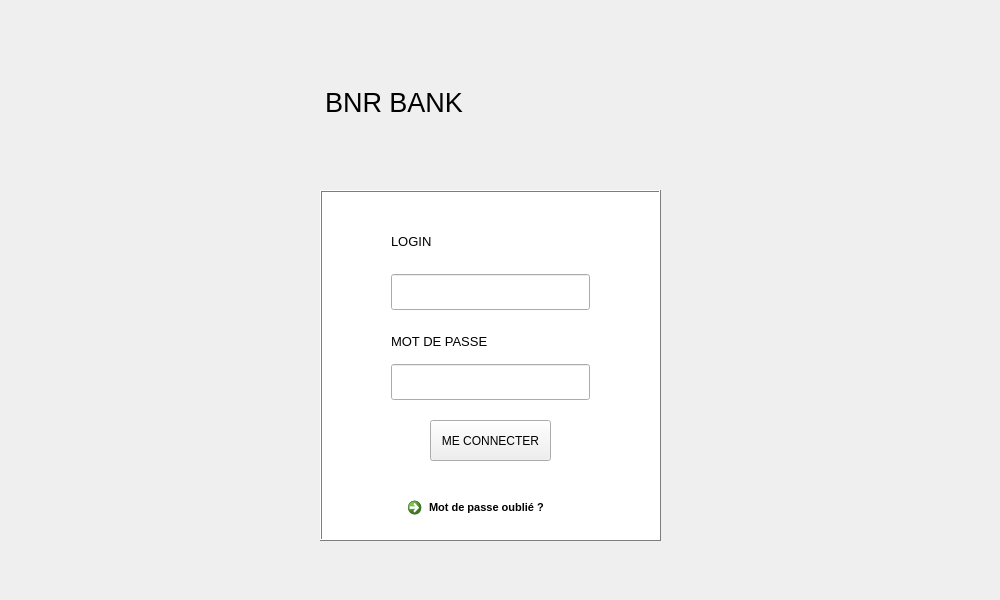
<?xml version="1.0" encoding="UTF-8"?>
<ui version="4.0">
 <class>connection</class>
 <widget class="QDialog" name="connection">
  <property name="geometry">
   <rect>
    <x>0</x>
    <y>0</y>
    <width>1000</width>
    <height>600</height>
   </rect>
  </property>
  <property name="windowTitle">
   <string>Dialog</string>
  </property>
  <widget class="QGraphicsView" name="bg_connexion">
   <property name="geometry">
    <rect>
     <x>320</x>
     <y>190</y>
     <width>341</width>
     <height>351</height>
    </rect>
   </property>
   <property name="palette">
    <palette>
     <active>
      <colorrole role="WindowText">
       <brush brushstyle="SolidPattern">
        <color alpha="255">
         <red>0</red>
         <green>0</green>
         <blue>0</blue>
        </color>
       </brush>
      </colorrole>
      <colorrole role="Button">
       <brush brushstyle="SolidPattern">
        <color alpha="255">
         <red>250</red>
         <green>250</green>
         <blue>255</blue>
        </color>
       </brush>
      </colorrole>
      <colorrole role="Light">
       <brush brushstyle="SolidPattern">
        <color alpha="255">
         <red>255</red>
         <green>255</green>
         <blue>255</blue>
        </color>
       </brush>
      </colorrole>
      <colorrole role="Midlight">
       <brush brushstyle="SolidPattern">
        <color alpha="255">
         <red>252</red>
         <green>252</green>
         <blue>255</blue>
        </color>
       </brush>
      </colorrole>
      <colorrole role="Dark">
       <brush brushstyle="SolidPattern">
        <color alpha="255">
         <red>125</red>
         <green>125</green>
         <blue>127</blue>
        </color>
       </brush>
      </colorrole>
      <colorrole role="Mid">
       <brush brushstyle="SolidPattern">
        <color alpha="255">
         <red>167</red>
         <green>167</green>
         <blue>170</blue>
        </color>
       </brush>
      </colorrole>
      <colorrole role="Text">
       <brush brushstyle="SolidPattern">
        <color alpha="255">
         <red>0</red>
         <green>0</green>
         <blue>0</blue>
        </color>
       </brush>
      </colorrole>
      <colorrole role="BrightText">
       <brush brushstyle="SolidPattern">
        <color alpha="255">
         <red>255</red>
         <green>255</green>
         <blue>255</blue>
        </color>
       </brush>
      </colorrole>
      <colorrole role="ButtonText">
       <brush brushstyle="SolidPattern">
        <color alpha="255">
         <red>0</red>
         <green>0</green>
         <blue>0</blue>
        </color>
       </brush>
      </colorrole>
      <colorrole role="Base">
       <brush brushstyle="SolidPattern">
        <color alpha="255">
         <red>255</red>
         <green>255</green>
         <blue>255</blue>
        </color>
       </brush>
      </colorrole>
      <colorrole role="Window">
       <brush brushstyle="SolidPattern">
        <color alpha="255">
         <red>250</red>
         <green>250</green>
         <blue>255</blue>
        </color>
       </brush>
      </colorrole>
      <colorrole role="Shadow">
       <brush brushstyle="SolidPattern">
        <color alpha="255">
         <red>0</red>
         <green>0</green>
         <blue>0</blue>
        </color>
       </brush>
      </colorrole>
      <colorrole role="AlternateBase">
       <brush brushstyle="SolidPattern">
        <color alpha="255">
         <red>252</red>
         <green>252</green>
         <blue>255</blue>
        </color>
       </brush>
      </colorrole>
      <colorrole role="ToolTipBase">
       <brush brushstyle="SolidPattern">
        <color alpha="255">
         <red>255</red>
         <green>255</green>
         <blue>220</blue>
        </color>
       </brush>
      </colorrole>
      <colorrole role="ToolTipText">
       <brush brushstyle="SolidPattern">
        <color alpha="255">
         <red>0</red>
         <green>0</green>
         <blue>0</blue>
        </color>
       </brush>
      </colorrole>
      <colorrole role="PlaceholderText">
       <brush brushstyle="SolidPattern">
        <color alpha="128">
         <red>0</red>
         <green>0</green>
         <blue>0</blue>
        </color>
       </brush>
      </colorrole>
     </active>
     <inactive>
      <colorrole role="WindowText">
       <brush brushstyle="SolidPattern">
        <color alpha="255">
         <red>0</red>
         <green>0</green>
         <blue>0</blue>
        </color>
       </brush>
      </colorrole>
      <colorrole role="Button">
       <brush brushstyle="SolidPattern">
        <color alpha="255">
         <red>250</red>
         <green>250</green>
         <blue>255</blue>
        </color>
       </brush>
      </colorrole>
      <colorrole role="Light">
       <brush brushstyle="SolidPattern">
        <color alpha="255">
         <red>255</red>
         <green>255</green>
         <blue>255</blue>
        </color>
       </brush>
      </colorrole>
      <colorrole role="Midlight">
       <brush brushstyle="SolidPattern">
        <color alpha="255">
         <red>252</red>
         <green>252</green>
         <blue>255</blue>
        </color>
       </brush>
      </colorrole>
      <colorrole role="Dark">
       <brush brushstyle="SolidPattern">
        <color alpha="255">
         <red>125</red>
         <green>125</green>
         <blue>127</blue>
        </color>
       </brush>
      </colorrole>
      <colorrole role="Mid">
       <brush brushstyle="SolidPattern">
        <color alpha="255">
         <red>167</red>
         <green>167</green>
         <blue>170</blue>
        </color>
       </brush>
      </colorrole>
      <colorrole role="Text">
       <brush brushstyle="SolidPattern">
        <color alpha="255">
         <red>0</red>
         <green>0</green>
         <blue>0</blue>
        </color>
       </brush>
      </colorrole>
      <colorrole role="BrightText">
       <brush brushstyle="SolidPattern">
        <color alpha="255">
         <red>255</red>
         <green>255</green>
         <blue>255</blue>
        </color>
       </brush>
      </colorrole>
      <colorrole role="ButtonText">
       <brush brushstyle="SolidPattern">
        <color alpha="255">
         <red>0</red>
         <green>0</green>
         <blue>0</blue>
        </color>
       </brush>
      </colorrole>
      <colorrole role="Base">
       <brush brushstyle="SolidPattern">
        <color alpha="255">
         <red>255</red>
         <green>255</green>
         <blue>255</blue>
        </color>
       </brush>
      </colorrole>
      <colorrole role="Window">
       <brush brushstyle="SolidPattern">
        <color alpha="255">
         <red>250</red>
         <green>250</green>
         <blue>255</blue>
        </color>
       </brush>
      </colorrole>
      <colorrole role="Shadow">
       <brush brushstyle="SolidPattern">
        <color alpha="255">
         <red>0</red>
         <green>0</green>
         <blue>0</blue>
        </color>
       </brush>
      </colorrole>
      <colorrole role="AlternateBase">
       <brush brushstyle="SolidPattern">
        <color alpha="255">
         <red>252</red>
         <green>252</green>
         <blue>255</blue>
        </color>
       </brush>
      </colorrole>
      <colorrole role="ToolTipBase">
       <brush brushstyle="SolidPattern">
        <color alpha="255">
         <red>255</red>
         <green>255</green>
         <blue>220</blue>
        </color>
       </brush>
      </colorrole>
      <colorrole role="ToolTipText">
       <brush brushstyle="SolidPattern">
        <color alpha="255">
         <red>0</red>
         <green>0</green>
         <blue>0</blue>
        </color>
       </brush>
      </colorrole>
      <colorrole role="PlaceholderText">
       <brush brushstyle="SolidPattern">
        <color alpha="128">
         <red>0</red>
         <green>0</green>
         <blue>0</blue>
        </color>
       </brush>
      </colorrole>
     </inactive>
     <disabled>
      <colorrole role="WindowText">
       <brush brushstyle="SolidPattern">
        <color alpha="255">
         <red>125</red>
         <green>125</green>
         <blue>127</blue>
        </color>
       </brush>
      </colorrole>
      <colorrole role="Button">
       <brush brushstyle="SolidPattern">
        <color alpha="255">
         <red>250</red>
         <green>250</green>
         <blue>255</blue>
        </color>
       </brush>
      </colorrole>
      <colorrole role="Light">
       <brush brushstyle="SolidPattern">
        <color alpha="255">
         <red>255</red>
         <green>255</green>
         <blue>255</blue>
        </color>
       </brush>
      </colorrole>
      <colorrole role="Midlight">
       <brush brushstyle="SolidPattern">
        <color alpha="255">
         <red>252</red>
         <green>252</green>
         <blue>255</blue>
        </color>
       </brush>
      </colorrole>
      <colorrole role="Dark">
       <brush brushstyle="SolidPattern">
        <color alpha="255">
         <red>125</red>
         <green>125</green>
         <blue>127</blue>
        </color>
       </brush>
      </colorrole>
      <colorrole role="Mid">
       <brush brushstyle="SolidPattern">
        <color alpha="255">
         <red>167</red>
         <green>167</green>
         <blue>170</blue>
        </color>
       </brush>
      </colorrole>
      <colorrole role="Text">
       <brush brushstyle="SolidPattern">
        <color alpha="255">
         <red>125</red>
         <green>125</green>
         <blue>127</blue>
        </color>
       </brush>
      </colorrole>
      <colorrole role="BrightText">
       <brush brushstyle="SolidPattern">
        <color alpha="255">
         <red>255</red>
         <green>255</green>
         <blue>255</blue>
        </color>
       </brush>
      </colorrole>
      <colorrole role="ButtonText">
       <brush brushstyle="SolidPattern">
        <color alpha="255">
         <red>125</red>
         <green>125</green>
         <blue>127</blue>
        </color>
       </brush>
      </colorrole>
      <colorrole role="Base">
       <brush brushstyle="SolidPattern">
        <color alpha="255">
         <red>250</red>
         <green>250</green>
         <blue>255</blue>
        </color>
       </brush>
      </colorrole>
      <colorrole role="Window">
       <brush brushstyle="SolidPattern">
        <color alpha="255">
         <red>250</red>
         <green>250</green>
         <blue>255</blue>
        </color>
       </brush>
      </colorrole>
      <colorrole role="Shadow">
       <brush brushstyle="SolidPattern">
        <color alpha="255">
         <red>0</red>
         <green>0</green>
         <blue>0</blue>
        </color>
       </brush>
      </colorrole>
      <colorrole role="AlternateBase">
       <brush brushstyle="SolidPattern">
        <color alpha="255">
         <red>250</red>
         <green>250</green>
         <blue>255</blue>
        </color>
       </brush>
      </colorrole>
      <colorrole role="ToolTipBase">
       <brush brushstyle="SolidPattern">
        <color alpha="255">
         <red>255</red>
         <green>255</green>
         <blue>220</blue>
        </color>
       </brush>
      </colorrole>
      <colorrole role="ToolTipText">
       <brush brushstyle="SolidPattern">
        <color alpha="255">
         <red>0</red>
         <green>0</green>
         <blue>0</blue>
        </color>
       </brush>
      </colorrole>
      <colorrole role="PlaceholderText">
       <brush brushstyle="SolidPattern">
        <color alpha="128">
         <red>0</red>
         <green>0</green>
         <blue>0</blue>
        </color>
       </brush>
      </colorrole>
     </disabled>
    </palette>
   </property>
   <property name="frameShape">
    <enum>QFrame::Box</enum>
   </property>
   <property name="frameShadow">
    <enum>QFrame::Raised</enum>
   </property>
  </widget>
  <widget class="QLabel" name="label">
   <property name="geometry">
    <rect>
     <x>391</x>
     <y>231</y>
     <width>48</width>
     <height>21</height>
    </rect>
   </property>
   <property name="font">
    <font>
     <pointsize>10</pointsize>
    </font>
   </property>
   <property name="text">
    <string>LOGIN</string>
   </property>
  </widget>
  <widget class="QLineEdit" name="pass_input">
   <property name="geometry">
    <rect>
     <x>391</x>
     <y>364</y>
     <width>199</width>
     <height>36</height>
    </rect>
   </property>
   <property name="font">
    <font>
     <pointsize>15</pointsize>
    </font>
   </property>
   <property name="inputMethodHints">
    <set>Qt::ImhHiddenText|Qt::ImhNoAutoUppercase|Qt::ImhNoPredictiveText|Qt::ImhSensitiveData</set>
   </property>
   <property name="text">
    <string/>
   </property>
   <property name="echoMode">
    <enum>QLineEdit::Password</enum>
   </property>
  </widget>
  <widget class="QLabel" name="label_2">
   <property name="geometry">
    <rect>
     <x>391</x>
     <y>331</y>
     <width>115</width>
     <height>21</height>
    </rect>
   </property>
   <property name="font">
    <font>
     <pointsize>10</pointsize>
    </font>
   </property>
   <property name="text">
    <string>MOT DE PASSE</string>
   </property>
  </widget>
  <widget class="QCommandLinkButton" name="pass_oublie_button">
   <property name="geometry">
    <rect>
     <x>400</x>
     <y>490</y>
     <width>187</width>
     <height>41</height>
    </rect>
   </property>
   <property name="font">
    <font>
     <family>Segoe UI</family>
     <pointsize>8</pointsize>
     <kerning>true</kerning>
    </font>
   </property>
   <property name="text">
    <string>Mot de passe oublié ?</string>
   </property>
  </widget>
  <widget class="QLineEdit" name="login_input">
   <property name="geometry">
    <rect>
     <x>391</x>
     <y>274</y>
     <width>199</width>
     <height>36</height>
    </rect>
   </property>
   <property name="font">
    <font>
     <pointsize>15</pointsize>
    </font>
   </property>
  </widget>
  <widget class="QPushButton" name="login_button">
   <property name="geometry">
    <rect>
     <x>430</x>
     <y>420</y>
     <width>121</width>
     <height>41</height>
    </rect>
   </property>
   <property name="font">
    <font>
     <pointsize>9</pointsize>
    </font>
   </property>
   <property name="text">
    <string>ME CONNECTER</string>
   </property>
  </widget>
  <widget class="QLabel" name="instructions">
   <property name="geometry">
    <rect>
     <x>250</x>
     <y>520</y>
     <width>341</width>
     <height>31</height>
    </rect>
   </property>
   <property name="palette">
    <palette>
     <active>
      <colorrole role="WindowText">
       <brush brushstyle="SolidPattern">
        <color alpha="255">
         <red>0</red>
         <green>0</green>
         <blue>0</blue>
        </color>
       </brush>
      </colorrole>
      <colorrole role="Button">
       <brush brushstyle="SolidPattern">
        <color alpha="255">
         <red>255</red>
         <green>255</green>
         <blue>255</blue>
        </color>
       </brush>
      </colorrole>
      <colorrole role="Light">
       <brush brushstyle="SolidPattern">
        <color alpha="255">
         <red>255</red>
         <green>255</green>
         <blue>255</blue>
        </color>
       </brush>
      </colorrole>
      <colorrole role="Midlight">
       <brush brushstyle="SolidPattern">
        <color alpha="255">
         <red>255</red>
         <green>255</green>
         <blue>255</blue>
        </color>
       </brush>
      </colorrole>
      <colorrole role="Dark">
       <brush brushstyle="SolidPattern">
        <color alpha="255">
         <red>127</red>
         <green>127</green>
         <blue>127</blue>
        </color>
       </brush>
      </colorrole>
      <colorrole role="Mid">
       <brush brushstyle="SolidPattern">
        <color alpha="255">
         <red>170</red>
         <green>170</green>
         <blue>170</blue>
        </color>
       </brush>
      </colorrole>
      <colorrole role="Text">
       <brush brushstyle="SolidPattern">
        <color alpha="255">
         <red>0</red>
         <green>0</green>
         <blue>0</blue>
        </color>
       </brush>
      </colorrole>
      <colorrole role="BrightText">
       <brush brushstyle="SolidPattern">
        <color alpha="255">
         <red>255</red>
         <green>255</green>
         <blue>255</blue>
        </color>
       </brush>
      </colorrole>
      <colorrole role="ButtonText">
       <brush brushstyle="SolidPattern">
        <color alpha="255">
         <red>0</red>
         <green>0</green>
         <blue>0</blue>
        </color>
       </brush>
      </colorrole>
      <colorrole role="Base">
       <brush brushstyle="SolidPattern">
        <color alpha="255">
         <red>255</red>
         <green>255</green>
         <blue>255</blue>
        </color>
       </brush>
      </colorrole>
      <colorrole role="Window">
       <brush brushstyle="SolidPattern">
        <color alpha="255">
         <red>255</red>
         <green>255</green>
         <blue>255</blue>
        </color>
       </brush>
      </colorrole>
      <colorrole role="Shadow">
       <brush brushstyle="SolidPattern">
        <color alpha="255">
         <red>0</red>
         <green>0</green>
         <blue>0</blue>
        </color>
       </brush>
      </colorrole>
      <colorrole role="AlternateBase">
       <brush brushstyle="SolidPattern">
        <color alpha="255">
         <red>255</red>
         <green>255</green>
         <blue>255</blue>
        </color>
       </brush>
      </colorrole>
      <colorrole role="ToolTipBase">
       <brush brushstyle="SolidPattern">
        <color alpha="255">
         <red>255</red>
         <green>255</green>
         <blue>220</blue>
        </color>
       </brush>
      </colorrole>
      <colorrole role="ToolTipText">
       <brush brushstyle="SolidPattern">
        <color alpha="255">
         <red>0</red>
         <green>0</green>
         <blue>0</blue>
        </color>
       </brush>
      </colorrole>
      <colorrole role="PlaceholderText">
       <brush brushstyle="SolidPattern">
        <color alpha="128">
         <red>255</red>
         <green>170</green>
         <blue>0</blue>
        </color>
       </brush>
      </colorrole>
     </active>
     <inactive>
      <colorrole role="WindowText">
       <brush brushstyle="SolidPattern">
        <color alpha="255">
         <red>0</red>
         <green>0</green>
         <blue>0</blue>
        </color>
       </brush>
      </colorrole>
      <colorrole role="Button">
       <brush brushstyle="SolidPattern">
        <color alpha="255">
         <red>255</red>
         <green>255</green>
         <blue>255</blue>
        </color>
       </brush>
      </colorrole>
      <colorrole role="Light">
       <brush brushstyle="SolidPattern">
        <color alpha="255">
         <red>255</red>
         <green>255</green>
         <blue>255</blue>
        </color>
       </brush>
      </colorrole>
      <colorrole role="Midlight">
       <brush brushstyle="SolidPattern">
        <color alpha="255">
         <red>255</red>
         <green>255</green>
         <blue>255</blue>
        </color>
       </brush>
      </colorrole>
      <colorrole role="Dark">
       <brush brushstyle="SolidPattern">
        <color alpha="255">
         <red>127</red>
         <green>127</green>
         <blue>127</blue>
        </color>
       </brush>
      </colorrole>
      <colorrole role="Mid">
       <brush brushstyle="SolidPattern">
        <color alpha="255">
         <red>170</red>
         <green>170</green>
         <blue>170</blue>
        </color>
       </brush>
      </colorrole>
      <colorrole role="Text">
       <brush brushstyle="SolidPattern">
        <color alpha="255">
         <red>0</red>
         <green>0</green>
         <blue>0</blue>
        </color>
       </brush>
      </colorrole>
      <colorrole role="BrightText">
       <brush brushstyle="SolidPattern">
        <color alpha="255">
         <red>255</red>
         <green>255</green>
         <blue>255</blue>
        </color>
       </brush>
      </colorrole>
      <colorrole role="ButtonText">
       <brush brushstyle="SolidPattern">
        <color alpha="255">
         <red>0</red>
         <green>0</green>
         <blue>0</blue>
        </color>
       </brush>
      </colorrole>
      <colorrole role="Base">
       <brush brushstyle="SolidPattern">
        <color alpha="255">
         <red>255</red>
         <green>255</green>
         <blue>255</blue>
        </color>
       </brush>
      </colorrole>
      <colorrole role="Window">
       <brush brushstyle="SolidPattern">
        <color alpha="255">
         <red>255</red>
         <green>255</green>
         <blue>255</blue>
        </color>
       </brush>
      </colorrole>
      <colorrole role="Shadow">
       <brush brushstyle="SolidPattern">
        <color alpha="255">
         <red>0</red>
         <green>0</green>
         <blue>0</blue>
        </color>
       </brush>
      </colorrole>
      <colorrole role="AlternateBase">
       <brush brushstyle="SolidPattern">
        <color alpha="255">
         <red>255</red>
         <green>255</green>
         <blue>255</blue>
        </color>
       </brush>
      </colorrole>
      <colorrole role="ToolTipBase">
       <brush brushstyle="SolidPattern">
        <color alpha="255">
         <red>255</red>
         <green>255</green>
         <blue>220</blue>
        </color>
       </brush>
      </colorrole>
      <colorrole role="ToolTipText">
       <brush brushstyle="SolidPattern">
        <color alpha="255">
         <red>0</red>
         <green>0</green>
         <blue>0</blue>
        </color>
       </brush>
      </colorrole>
      <colorrole role="PlaceholderText">
       <brush brushstyle="SolidPattern">
        <color alpha="128">
         <red>255</red>
         <green>170</green>
         <blue>0</blue>
        </color>
       </brush>
      </colorrole>
     </inactive>
     <disabled>
      <colorrole role="WindowText">
       <brush brushstyle="SolidPattern">
        <color alpha="255">
         <red>127</red>
         <green>127</green>
         <blue>127</blue>
        </color>
       </brush>
      </colorrole>
      <colorrole role="Button">
       <brush brushstyle="SolidPattern">
        <color alpha="255">
         <red>255</red>
         <green>255</green>
         <blue>255</blue>
        </color>
       </brush>
      </colorrole>
      <colorrole role="Light">
       <brush brushstyle="SolidPattern">
        <color alpha="255">
         <red>255</red>
         <green>255</green>
         <blue>255</blue>
        </color>
       </brush>
      </colorrole>
      <colorrole role="Midlight">
       <brush brushstyle="SolidPattern">
        <color alpha="255">
         <red>255</red>
         <green>255</green>
         <blue>255</blue>
        </color>
       </brush>
      </colorrole>
      <colorrole role="Dark">
       <brush brushstyle="SolidPattern">
        <color alpha="255">
         <red>127</red>
         <green>127</green>
         <blue>127</blue>
        </color>
       </brush>
      </colorrole>
      <colorrole role="Mid">
       <brush brushstyle="SolidPattern">
        <color alpha="255">
         <red>170</red>
         <green>170</green>
         <blue>170</blue>
        </color>
       </brush>
      </colorrole>
      <colorrole role="Text">
       <brush brushstyle="SolidPattern">
        <color alpha="255">
         <red>127</red>
         <green>127</green>
         <blue>127</blue>
        </color>
       </brush>
      </colorrole>
      <colorrole role="BrightText">
       <brush brushstyle="SolidPattern">
        <color alpha="255">
         <red>255</red>
         <green>255</green>
         <blue>255</blue>
        </color>
       </brush>
      </colorrole>
      <colorrole role="ButtonText">
       <brush brushstyle="SolidPattern">
        <color alpha="255">
         <red>127</red>
         <green>127</green>
         <blue>127</blue>
        </color>
       </brush>
      </colorrole>
      <colorrole role="Base">
       <brush brushstyle="SolidPattern">
        <color alpha="255">
         <red>255</red>
         <green>255</green>
         <blue>255</blue>
        </color>
       </brush>
      </colorrole>
      <colorrole role="Window">
       <brush brushstyle="SolidPattern">
        <color alpha="255">
         <red>255</red>
         <green>255</green>
         <blue>255</blue>
        </color>
       </brush>
      </colorrole>
      <colorrole role="Shadow">
       <brush brushstyle="SolidPattern">
        <color alpha="255">
         <red>0</red>
         <green>0</green>
         <blue>0</blue>
        </color>
       </brush>
      </colorrole>
      <colorrole role="AlternateBase">
       <brush brushstyle="SolidPattern">
        <color alpha="255">
         <red>255</red>
         <green>255</green>
         <blue>255</blue>
        </color>
       </brush>
      </colorrole>
      <colorrole role="ToolTipBase">
       <brush brushstyle="SolidPattern">
        <color alpha="255">
         <red>255</red>
         <green>255</green>
         <blue>220</blue>
        </color>
       </brush>
      </colorrole>
      <colorrole role="ToolTipText">
       <brush brushstyle="SolidPattern">
        <color alpha="255">
         <red>0</red>
         <green>0</green>
         <blue>0</blue>
        </color>
       </brush>
      </colorrole>
      <colorrole role="PlaceholderText">
       <brush brushstyle="SolidPattern">
        <color alpha="128">
         <red>0</red>
         <green>0</green>
         <blue>0</blue>
        </color>
       </brush>
      </colorrole>
     </disabled>
    </palette>
   </property>
   <property name="font">
    <font>
     <pointsize>10</pointsize>
    </font>
   </property>
   <property name="text">
    <string/>
   </property>
  </widget>
  <widget class="QWidget" name="layoutWidget">
   <property name="geometry">
    <rect>
     <x>300</x>
     <y>30</y>
     <width>381</width>
     <height>144</height>
    </rect>
   </property>
   <layout class="QHBoxLayout" name="horizontalLayout" stretch="1,1">
    <item>
     <widget class="QLabel" name="label_3">
      <property name="font">
       <font>
        <pointsize>20</pointsize>
       </font>
      </property>
      <property name="text">
       <string>BNR BANK</string>
      </property>
      <property name="alignment">
       <set>Qt::AlignCenter</set>
      </property>
     </widget>
    </item>
    <item>
     <widget class="QLabel" name="label_4">
      <property name="text">
       <string>&lt;html&gt;&lt;head/&gt;&lt;body&gt;&lt;p align='center'&gt;&lt;img src=':/assets/logo.png'/&gt;&lt;/p&gt;&lt;/body&gt;&lt;/html&gt;</string>
      </property>
     </widget>
    </item>
   </layout>
  </widget>
  <zorder>layoutWidget</zorder>
  <zorder>bg_connexion</zorder>
  <zorder>label</zorder>
  <zorder>pass_input</zorder>
  <zorder>label_2</zorder>
  <zorder>pass_oublie_button</zorder>
  <zorder>login_input</zorder>
  <zorder>instructions</zorder>
  <zorder>login_button</zorder>
 </widget>
 <resources/>
 <connections/>
</ui>
